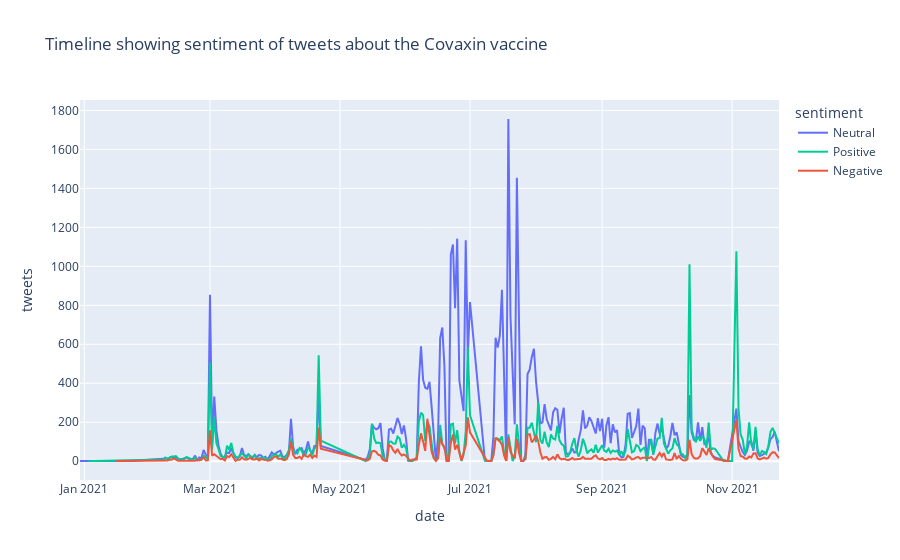

The notebook cell this image was saved under:
### Markdown cell above
#### Covaxin

### Code cell
def filtered_timeline(df, vax, title):
    df = df.dropna()
    title_str = 'Timeline showing sentiment of tweets about the '+title+' vaccine'
    vac_tweets = df_tweets[df_tweets['clean_text'].str.contains(vax, case=False, na=False)]
    
    timeline = vac_tweets.groupby(['date', 'sentiment']).agg(**{'tweets': ('id', 'count')}).reset_index()
    fig = px.line(timeline, x='date', y='tweets', color='sentiment', color_discrete_map={'Positive': '#00CC96', 'Negative': '#EF553B', 'Neutral': '#636EFA'},title=title_str)

    fig.show()
    return vac_tweets

covaxin = filtered_timeline(df_tweets, 'covaxin', title='Covaxin')

### Figure 1 — Plotly figure (JSON) as saved in the notebook; plotly's stock layout.template omitted (floating-point values rounded to 4 significant figures; data arrays with more than 128 entries replaced by an {"elided": "..."} marker saying what was removed)
{"data": [{"hovertemplate": "sentiment=Neutral<br>date=%{x}<br>tweets=%{y}<extra></extra>", "legendgroup": "Neutral", "line": {"color": "#636EFA", "dash": "solid"}, "marker": {"symbol": "circle"}, "mode": "lines", "name": "Neutral", "orientation": "v", "showlegend": true, "type": "scatter", "x": {"elided": "261 str values"}, "xaxis": "x", "y": {"elided": "261 int values"}, "yaxis": "y"}, {"hovertemplate": "sentiment=Positive<br>date=%{x}<br>tweets=%{y}<extra></extra>", "legendgroup": "Positive", "line": {"color": "#00CC96", "dash": "solid"}, "marker": {"symbol": "circle"}, "mode": "lines", "name": "Positive", "orientation": "v", "showlegend": true, "type": "scatter", "x": {"elided": "260 str values"}, "xaxis": "x", "y": {"elided": "260 int values"}, "yaxis": "y"}, {"hovertemplate": "sentiment=Negative<br>date=%{x}<br>tweets=%{y}<extra></extra>", "legendgroup": "Negative", "line": {"color": "#EF553B", "dash": "solid"}, "marker": {"symbol": "circle"}, "mode": "lines", "name": "Negative", "orientation": "v", "showlegend": true, "type": "scatter", "x": {"elided": "249 str values"}, "xaxis": "x", "y": {"elided": "249 int values"}, "yaxis": "y"}], "layout": {"legend": {"title": {"text": "sentiment"}, "tracegroupgap": 0}, "title": {"text": "Timeline showing sentiment of tweets about the Covaxin vaccine"}, "xaxis": {"anchor": "y", "domain": [0, 1], "title": {"text": "date"}}, "yaxis": {"anchor": "x", "domain": [0, 1], "title": {"text": "tweets"}}}}
